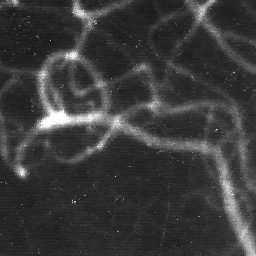
#> input picture Talleres/Taller 2/Punto 5/ANGIO.png, 256 x 256 px
$ jupyter execute 'NoteBook Taller.ipynb'
#> lines starting #> are read from the running program, lines starting #| are printed output that depends on the picture; after the words box and inside, x2 and y2 are one past the last pixel; in counts of white or black regions, pixels touching at a corner belong together
[cell 1]
import cv2
import matplotlib.pyplot as plt

angio = cv2.imread('ANGIO.png', cv2.IMREAD_GRAYSCALE)
#> angio is the input picture: shape (256, 256); min 20, max 255, mean 58.9
rondelle = cv2.imread('RONDELLE.png', cv2.IMREAD_GRAYSCALE)
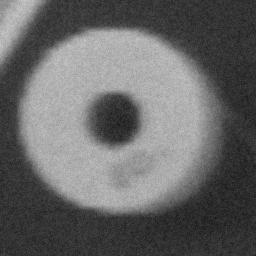
#> input picture Talleres/Taller 2/Punto 5/RONDELLE.png, 256 x 256 px
#> rondelle is the input picture: shape (256, 256); min 25, max 203, mean 102.6

plt.imshow(angio, cmap='gray')
plt.show()
hist = cv2.calcHist([angio],[0],None,[256],[0,256])
#> hist = 256 values, max 3291 at index 39, min 0 at index 0, mean 256
plt.plot(hist)
plt.show()
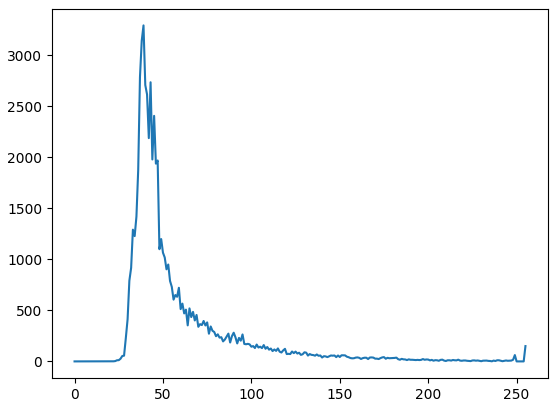
#> figure drawn by matplotlib, 1 panel; curve peaks at x = 39, y = 3291

plt.imshow(rondelle, cmap='gray')
plt.show()
hist = cv2.calcHist([rondelle],[0],None,[256],[0,256])
#> hist = 256 values, max 1541 at index 52, min 0 at index 0, mean 256
plt.plot(hist)
plt.show()
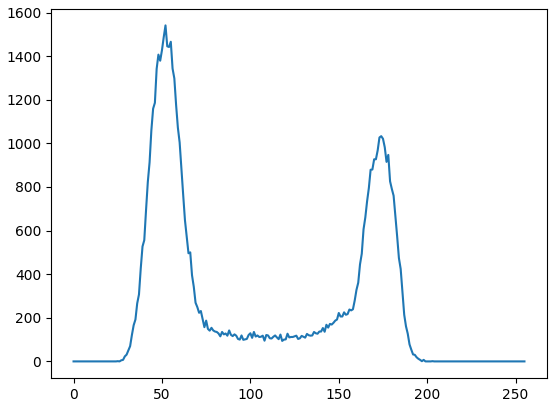
#> figure drawn by matplotlib, 1 panel; curve peaks at x = 52, y = 1541

[cell 2]
bajo = 70
alto = 140

thres_angio = cv2.inRange(angio, bajo, alto)
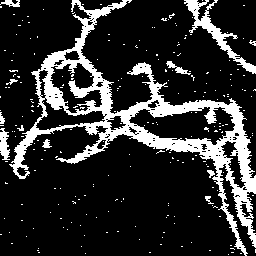
#> thres_angio: shape (256, 256); 18% white; 235 white regions (223 under 20 px), largest, box (x1, y1, x2, y2) and area: (9, 0, 256, 256) 9741, (184, 0, 256, 74) 947, (0, 128, 10, 160) 215
thres_angio[thres_angio == 255] = 128
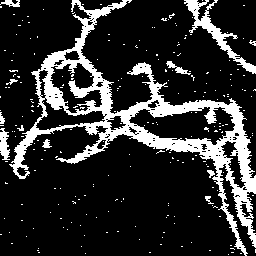
#> thres_angio: shape (256, 256); values 0 (black) and 128 (white), 18% white; 235 white regions (223 under 20 px), largest, box (x1, y1, x2, y2) and area: (9, 0, 256, 256) 9741, (184, 0, 256, 74) 947, (0, 128, 10, 160) 215
thres_rondelle = cv2.inRange(rondelle, bajo, alto)
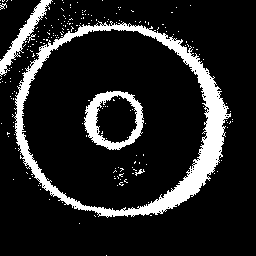
#> thres_rondelle: shape (256, 256); 13.7% white; 204 white regions (198 under 20 px), largest, box (x1, y1, x2, y2) and area: (14, 21, 231, 218) 6451, (84, 91, 144, 150) 1293, (0, 0, 53, 77) 819, (135, 169, 145, 176) 26, (0, 3, 7, 10) 21, (28, 34, 36, 43) 21
thres_rondelle[thres_rondelle == 255] = 128
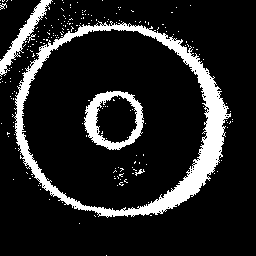
#> thres_rondelle: shape (256, 256); values 0 (black) and 128 (white), 13.7% white; 204 white regions (198 under 20 px), largest, box (x1, y1, x2, y2) and area: (14, 21, 231, 218) 6451, (84, 91, 144, 150) 1293, (0, 0, 53, 77) 819, (135, 169, 145, 176) 26, (0, 3, 7, 10) 21, (28, 34, 36, 43) 21

plt.imshow(thres_angio, cmap='gray')
plt.show()
hist = cv2.calcHist([thres_angio],[0],None,[256],[0,256])
#> hist = 256 values, max 53717 at index 0, min 0 at index 1, mean 256
plt.plot(hist)
plt.show()
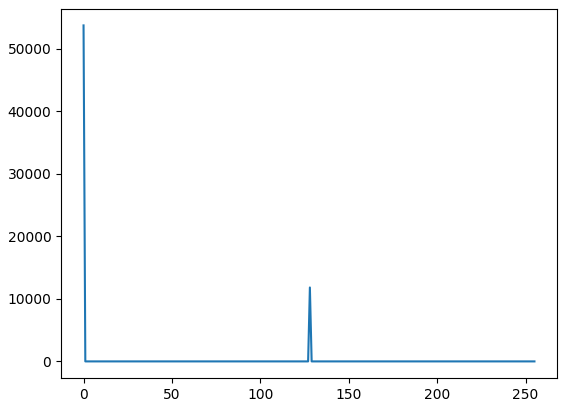
#> figure drawn by matplotlib, 1 panel; curve peaks at x = 0, y = 53717

plt.imshow(thres_rondelle, cmap='gray')
plt.show()
hist = cv2.calcHist([thres_rondelle],[0],None,[256],[0,256])
#> hist = 256 values, max 56574 at index 0, min 0 at index 1, mean 256
plt.plot(hist)
plt.show()
#> figure, not shown here; curve peaks at x = 0, y = 56574
